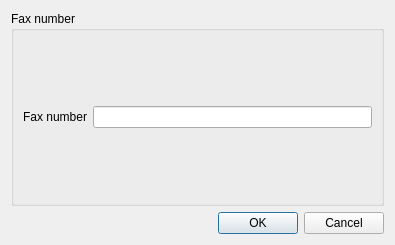
<?xml version="1.0" encoding="UTF-8"?>
<ui version="4.0">
 <class>sendFaxDialog</class>
 <widget class="QDialog" name="sendFaxDialog">
  <property name="windowModality">
   <enum>Qt::ApplicationModal</enum>
  </property>
  <property name="geometry">
   <rect>
    <x>0</x>
    <y>0</y>
    <width>395</width>
    <height>245</height>
   </rect>
  </property>
  <property name="windowTitle">
   <string>Dialog</string>
  </property>
  <layout class="QGridLayout" name="gridLayout_2">
   <item row="0" column="0">
    <layout class="QGridLayout" name="gridLayout_3">
     <item row="2" column="0">
      <widget class="QDialogButtonBox" name="buttonBox">
       <property name="orientation">
        <enum>Qt::Horizontal</enum>
       </property>
       <property name="standardButtons">
        <set>QDialogButtonBox::Cancel|QDialogButtonBox::Ok</set>
       </property>
      </widget>
     </item>
     <item row="1" column="0">
      <widget class="QGroupBox" name="groupBox">
       <property name="title">
        <string>Fax number</string>
       </property>
       <layout class="QHBoxLayout" name="horizontalLayout">
        <item>
         <layout class="QGridLayout" name="gridLayout">
          <item row="0" column="1">
           <widget class="QLineEdit" name="lineEdit"/>
          </item>
          <item row="0" column="0">
           <widget class="QLabel" name="label">
            <property name="text">
             <string>Fax number</string>
            </property>
           </widget>
          </item>
         </layout>
        </item>
       </layout>
      </widget>
     </item>
    </layout>
   </item>
  </layout>
 </widget>
 <resources/>
 <connections>
  <connection>
   <sender>buttonBox</sender>
   <signal>accepted()</signal>
   <receiver>sendFaxDialog</receiver>
   <slot>accept()</slot>
   <hints>
    <hint type="sourcelabel">
     <x>248</x>
     <y>254</y>
    </hint>
    <hint type="destinationlabel">
     <x>157</x>
     <y>274</y>
    </hint>
   </hints>
  </connection>
  <connection>
   <sender>buttonBox</sender>
   <signal>rejected()</signal>
   <receiver>sendFaxDialog</receiver>
   <slot>reject()</slot>
   <hints>
    <hint type="sourcelabel">
     <x>316</x>
     <y>260</y>
    </hint>
    <hint type="destinationlabel">
     <x>286</x>
     <y>274</y>
    </hint>
   </hints>
  </connection>
 </connections>
</ui>
